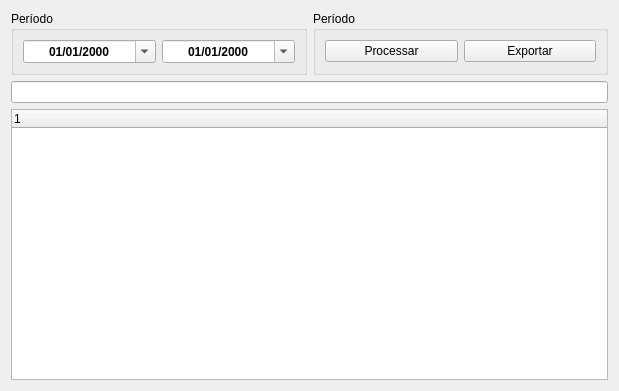
<?xml version="1.0" encoding="UTF-8"?>
<ui version="4.0">
 <class>OcorrenciasApuracao</class>
 <widget class="QWidget" name="OcorrenciasApuracao">
  <property name="geometry">
   <rect>
    <x>0</x>
    <y>0</y>
    <width>619</width>
    <height>391</height>
   </rect>
  </property>
  <property name="windowTitle">
   <string>Form</string>
  </property>
  <layout class="QGridLayout" name="gridLayout">
   <item row="0" column="0">
    <widget class="QGroupBox" name="groupBox">
     <property name="title">
      <string>Período</string>
     </property>
     <layout class="QHBoxLayout" name="horizontalLayout">
      <item>
       <widget class="QDateEdit" name="inicioPeriiodo">
        <property name="font">
         <font>
          <pointsize>9</pointsize>
          <weight>75</weight>
          <bold>true</bold>
         </font>
        </property>
        <property name="alignment">
         <set>Qt::AlignCenter</set>
        </property>
        <property name="displayFormat">
         <string>dd/MM/yyyy</string>
        </property>
        <property name="calendarPopup">
         <bool>true</bool>
        </property>
       </widget>
      </item>
      <item>
       <widget class="QDateEdit" name="finalPeriodo">
        <property name="font">
         <font>
          <pointsize>9</pointsize>
          <weight>75</weight>
          <bold>true</bold>
         </font>
        </property>
        <property name="alignment">
         <set>Qt::AlignCenter</set>
        </property>
        <property name="displayFormat">
         <string>dd/MM/yyyy</string>
        </property>
        <property name="calendarPopup">
         <bool>true</bool>
        </property>
       </widget>
      </item>
     </layout>
    </widget>
   </item>
   <item row="0" column="1">
    <widget class="QGroupBox" name="groupBox_2">
     <property name="title">
      <string>Período</string>
     </property>
     <layout class="QHBoxLayout" name="horizontalLayout_2">
      <item>
       <widget class="QPushButton" name="botaoProcessar">
        <property name="text">
         <string>Processar</string>
        </property>
       </widget>
      </item>
      <item>
       <widget class="QPushButton" name="botaoExportar">
        <property name="text">
         <string>Exportar</string>
        </property>
       </widget>
      </item>
     </layout>
    </widget>
   </item>
   <item row="1" column="0" colspan="2">
    <widget class="QLineEdit" name="lineEdit"/>
   </item>
   <item row="2" column="0" colspan="2">
    <widget class="QTreeWidget" name="treeWidget"/>
   </item>
  </layout>
 </widget>
 <tabstops>
  <tabstop>inicioPeriiodo</tabstop>
  <tabstop>finalPeriodo</tabstop>
  <tabstop>botaoProcessar</tabstop>
  <tabstop>botaoExportar</tabstop>
  <tabstop>lineEdit</tabstop>
  <tabstop>treeWidget</tabstop>
 </tabstops>
 <resources/>
 <connections/>
</ui>
